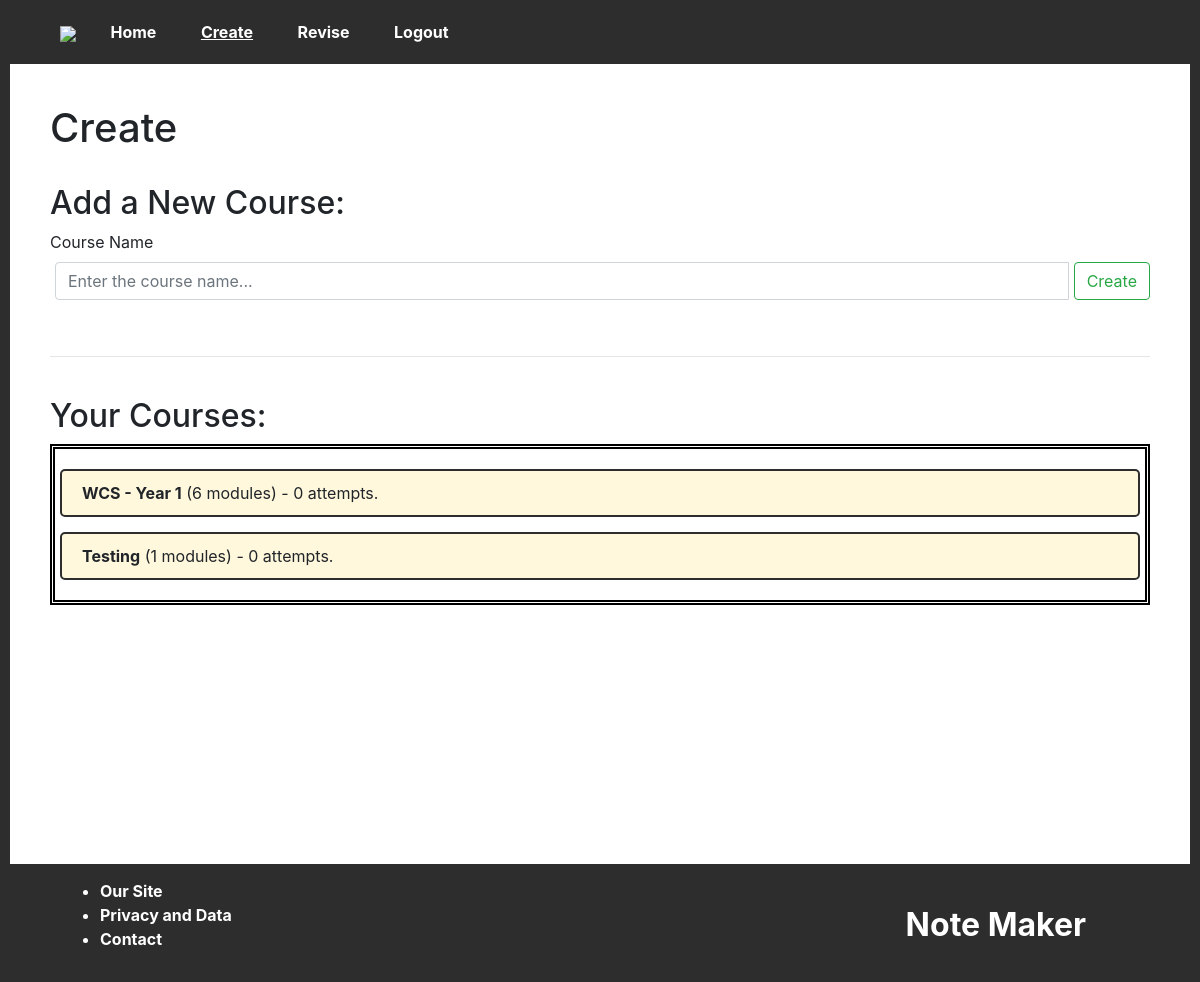
/create/ (signed in), run on the app's committed database.
### website/models.py (models this page shows)
class Course(db.Model): # Example: Warwick Computer Science - Year 1
    id = db.Column(db.Integer, primary_key=True)
    name = db.Column(db.String(512))
    user = db.Column(db.Integer, db.ForeignKey("user.id"))
    def getModules(self):
        return sorted(Module.query.filter_by(course=self.id).all(), key=lambda i: i.code)
    def getAttempts(self):
        return 0 # WIP

### website/create/create.py (the view, shortened to what this page needs)
@create.route("/", methods=["GET", "POST"])
@login_required
def index():
    return render_template("create.html", user=current_user)

### app.py (called while the page is built)
@app.context_processor
def current_nav():
    return get_current_nav()

### website/__init__.py (called while the page is built)
def get_current_nav():
    navs = ["create", "revise", "login", "signup"] # Otherwise: home.
    current = "home"
    for nav in navs:
        if nav in request.path:
            current = nav
    return dict(current_nav = current)

### website/models.py (called while the page is built)
    def getCourses(self):
        return Course.query.filter_by(user=self.id).all()

### website/create/templates/create.html (shortened to what this page needs)
{% extends "base.html" %}
{% block content %}
    <link rel="stylesheet" href="{{ url_for('create.static', filename='create.css') }}">
    <h1>Create</h1><br>
    <h2>Add a New Course:</h2>
    <form method="POST">
        <div class="form-group">
            <label for="name">Course Name</label>
            <div class="input-group">
                <input type="text" name="name" id="name" class="form-control" placeholder="Enter the course name..." required autofocus>
                <input type="submit" value="Create" class="btn btn-outline-success">
            </div>
        </div>
    </form>
    <br><hr><br>
    <h2>Your Courses:</h2>
    <div class="course_list">
        {% for course in user.getCourses() %}
            <div>
                <b><a href="/create/{{course.id}}" style="color: inherit">{{ course.name }}</a></b> ({{ course.getModules() | length }} modules) - {{ course.getAttempts() }} attempts.
            </div>
        {% else %}
            <p>No courses yet!</p>
        {% endfor %}
    </div>
{% endblock %}

### website/home/home_static/css/base.css (style rules this page uses)
.input-group * { margin-left: 5px; }

### website/create/static/create.css (style rules this page uses)
.course_list { border: 5px double black; padding: 5px; }
.course_list div { border: 2px rgb(45, 45, 45) solid; border-radius: 5px; padding: 10px 20px; background-color: cornsilk; margin: 15px 0px; }

### data on the page
Course: name "WCS - Year 1", getModules|length "6", getAttempts "0"
Course: name "Testing", getModules|length "1", getAttempts "0"
